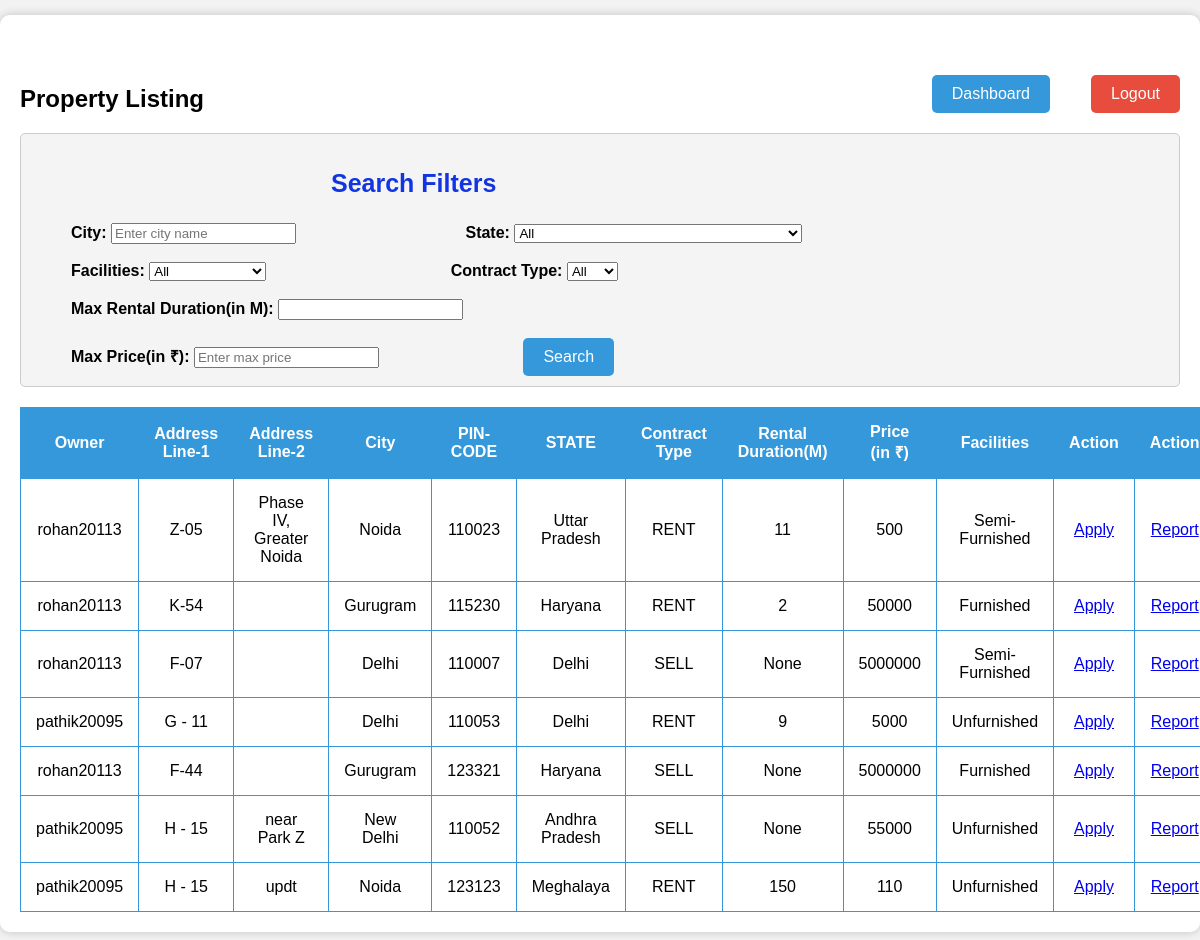
The app's page /search_properties/ (signed in), older data.
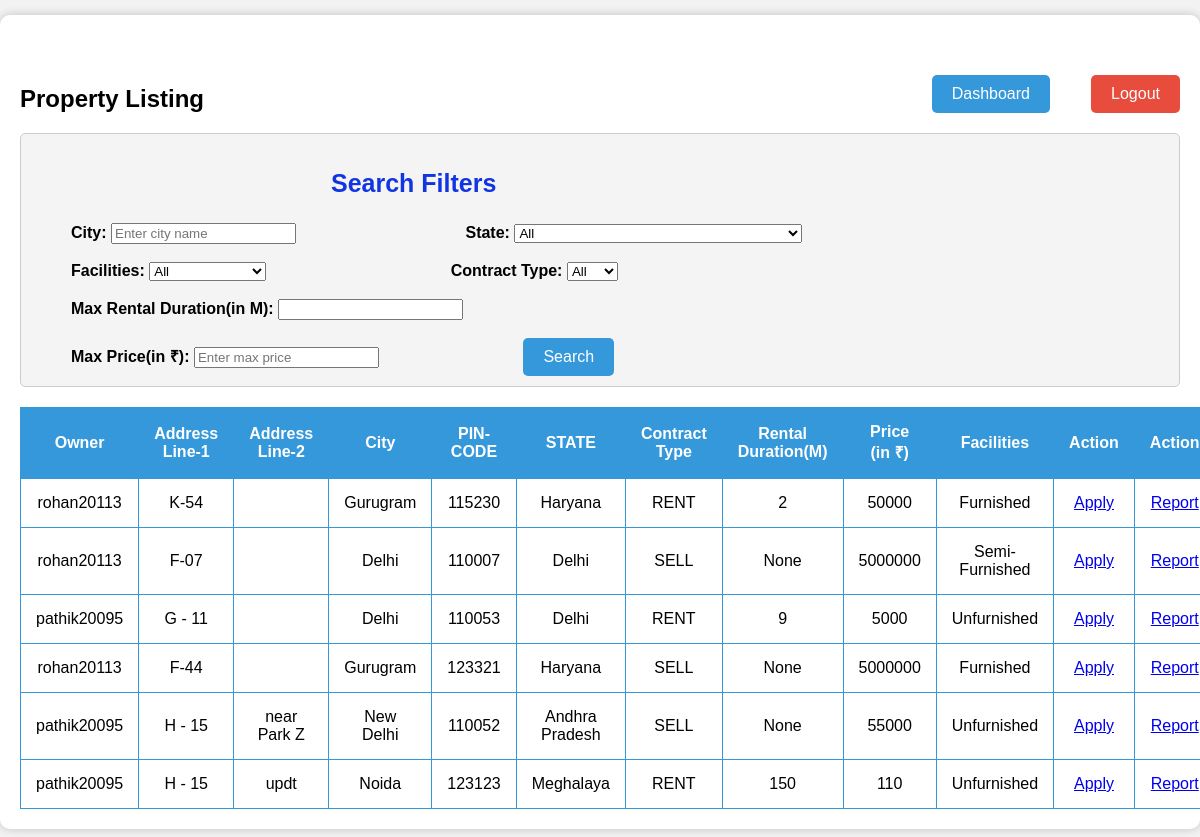
The same page, newer data.
### project_app/models.py (models this page shows, shortened)
class Property(models.Model):
    owner = models.CharField(max_length=30,  null= False, blank=False, default = None)
    address_line_1 = models.CharField(max_length=30,  null= False, blank=False, default = None)
    address_line_2 = models.CharField(max_length=30,  null= False, blank=True, default = '')
    state = models.CharField(max_length=30,  null= False, blank=False, default = None)
    city = models.CharField(max_length=30,  null= False, blank=False, default = None)
    pincode = models.CharField(max_length=6,  null= False, blank=False, default = None)
    type = models.CharField(max_length=4,  null= False, blank=False, default = None)
    duration = models.DecimalField(decimal_places=0, max_digits=3, validators=[MaxValueValidator(limit_value=240)], null = True, blank = True, default = None)
    price = models.DecimalField(decimal_places=0, max_digits=10, null = True, blank = True, default= 0)
    facilities = models.CharField(max_length=20,  null= False, blank=False, default = None)

### project_app/views.py (the view)
# urls.py: path("search_properties/", views.search_properties, name="search_properties_page"),
def search_properties(request):
    request.session['transaction_ekyc'] = None
    if(request.method == 'POST'):
        username = request.session.get('username')
        if(request.session.get('email_kyc') is None):
            return redirect('logout_page')
        if(username is None):
            return redirect('login_page')
        return redirect('search_properties_page')
    else:
        username = request.session.get('username')
        if(request.session.get('email_kyc') is None):
            return redirect('logout_page')
        if(username is None):
            return redirect('login_page')
        try:
            my_properties_list = []
            properties = list(Property.objects.values())
            for i in range(len(properties)):
                if(properties[i]['owner'] !=username and properties[i]['type'] in ['SELL', 'RENT']):
                    my_properties_list.append(properties[i])
            applications_list = []
            applications = list(PropertyApplications.objects.values())
            for i in range(len(applications)):
                if applications[i]['interested_user'] == username and applications[i]['status'] in ['PENDING', 'ACCEPTED']:
                    applications_list.append({'id': applications[i]['id']
                                              , 'status': applications[i]['status']
                                              , 'interested_user': applications[i]['interested_user']
                                              , 'property_id': applications[i]['property_id']
                                            })
            user_details = [{'user': username}]
            return render(request, 'search_properties.html', {'properties':my_properties_list, 'applications':applications_list, 'user': user_details})
        except:
            messages.error(request, 'Unexpected Error')
            return redirect('dashboard_page')

### project_app/templates/search_properties.html (shortened to what this page needs)
<!DOCTYPE html>
<html>
<head>
</head>
<body>
    <div class="container">
        <div>
            <h2 style="margin-top: 50px;">Property Listing</h2>
            <a class="dashboard-button" href="/dashboard">Dashboard</a>
            <a class="logout-button" href="/logout">Logout</a>
        </div>
        <div class="filter-container">
            <h3 style="margin-left:300px;text-shadow: #1e6aae;text-underline-position: auto;font-size: 25px;
            width: fit-content;color: #1235e1;">Search Filters</h3>
            <label class="filter-label"  for="filter-city">City:</label>
            <input type="text" id="filter-city" placeholder="Enter city name">
            <label class="filter-label-third" for="filter-state">State:</label>
            <select id="filter-state">
                <option value="">All</option>
            </select>
            <br></br>
            <label class="filter-label" for="filter-facilities">Facilities:</label>
            <select id="filter-facilities">
                <option value="">All</option>
            </select>
            <label class="filter-label-second" for="filter-type">Contract Type:</label>
            <select id="filter-type">
                <option value="">All</option>
            </select>
            <br></br>
            <label class = "filter-label" for="filter-duration">Max Rental Duration(in M):</label>
            <input type="number" id="filter-duration" name="duration" min="0">
            <br></br>
            <label class="filter-label" for="filter-price">Max Price(in ₹):</label>
            <input type="number" id="filter-price" placeholder="Enter max price" min="0">
            <button type="button" class="search-button" id="search-button">Search</button>
        </div>
        <div class="scroll-container">
            <table>
                <thead>
                    <tr>
                        <th>Owner</th>
                        <th>Address Line-1</th>
                        <th>Address Line-2</th>
                        <th>City</th>
                        <th>PIN-CODE</th>
                        <th>STATE</th>
                        <th>Contract Type</th>
                        <th>Rental Duration(M)</th>
                        <th>Price (in ₹)</th>
                        <th>Facilities</th>
                        <th>Action</th>
                        <th>Action</th>
                    </tr>
                </thead>
                <tbody>
                    {% for property in properties %}
                    <tr>
                        <td>{{ property.owner }}</td>
                        <td>{{ property.address_line_1 }}</td>
                        <td>{{ property.address_line_2 }}</td>
                        <td>{{ property.city }}</td>
                        <td>{{ property.pincode }}</td>
                        <td>{{ property.state }}</td>
                        <td>{{ property.type }}</td>
                        <td>{{ property.duration }}</td>
                        <td>{{ property.price }}</td>
                        <td>{{ property.facilities }}</td>
                        <td>
                            <a id = 'action_available' href="/apply_property_deal/{{property.id}}">Apply</a>
                        </td>
                        <td>
                            <a id = 'action_available' href="/report_listing/{{property.id}}">Report</a>
                        </td>
                    </tr>
                    {% endfor %}
                </tbody>
            </table>
        </div>
    </div>
</body>
</html>

Row changes from the older to the newer data that the page shows:
no longer on this page (row edited): Property: owner "rohan20113", address_line_1 "Z-05", address_line_2 "Phase IV, Greater Noida", city "Noida", pincode "110023", state "Uttar Pradesh", type "RENT", duration "11", price "500", facilities "Semi-Furnished"
